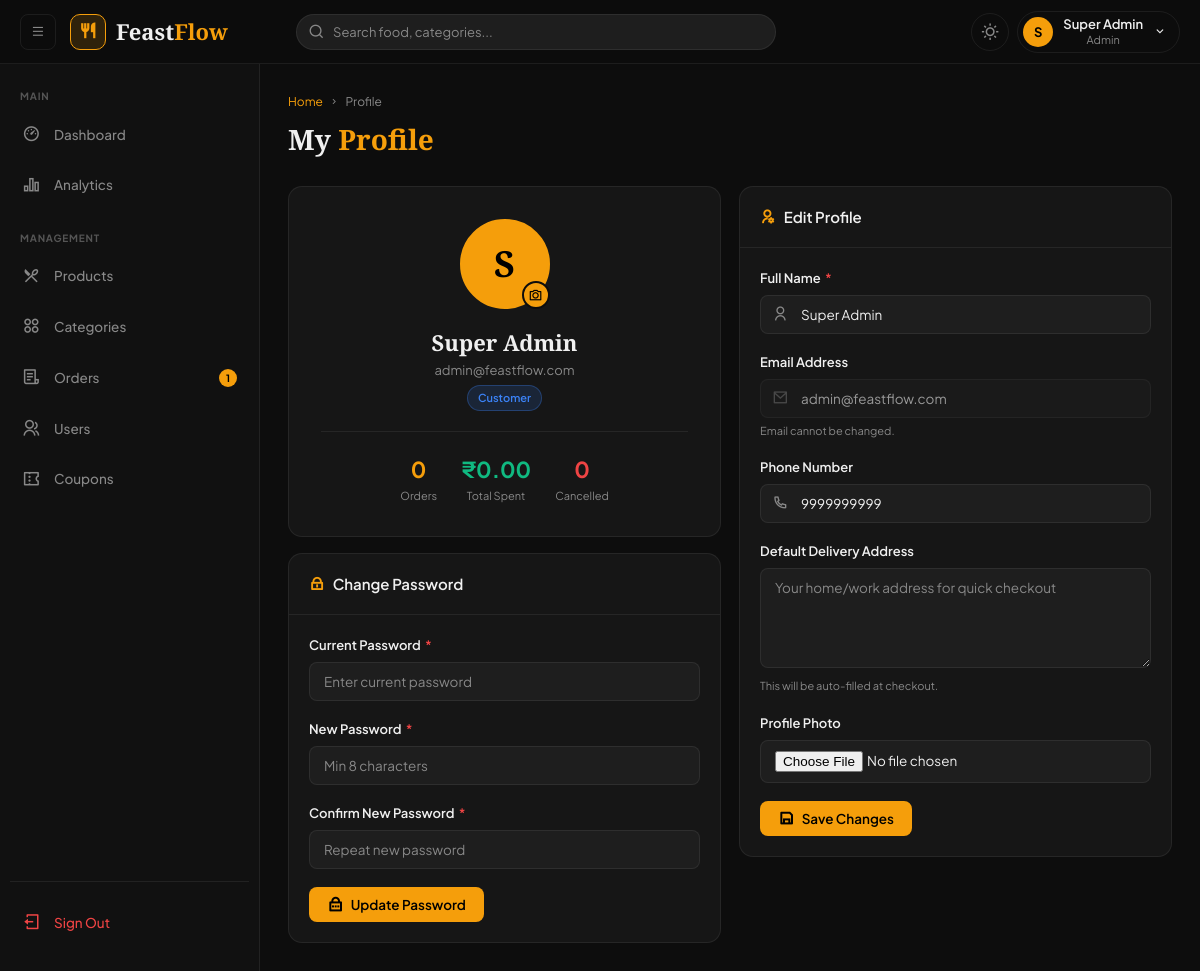
/customer/profile.php (signed in), run on the app's committed database.
### tables this page shows
CREATE TABLE IF NOT EXISTS `users` (
    `id`              INT UNSIGNED    NOT NULL AUTO_INCREMENT,
    `name`            VARCHAR(100)    NOT NULL,
    `email`           VARCHAR(150)    NOT NULL UNIQUE,
    `password_hash`   VARCHAR(255)    NOT NULL,
    `role`            ENUM('admin','customer') NOT NULL DEFAULT 'customer',
    `phone`           VARCHAR(20)     NULL,
    `address`         TEXT            NULL,
    `avatar`          VARCHAR(255)    NULL,
    `status`          ENUM('active','inactive','banned') NOT NULL DEFAULT 'active',
    `login_attempts`  TINYINT         NOT NULL DEFAULT 0,
    `locked_until`    TIMESTAMP       NULL,
    `last_login`      TIMESTAMP       NULL,
    `created_at`      TIMESTAMP       NOT NULL DEFAULT CURRENT_TIMESTAMP,
    `updated_at`      TIMESTAMP       NOT NULL DEFAULT CURRENT_TIMESTAMP ON UPDATE CURRENT_TIMESTAMP,
    PRIMARY KEY (`id`),
    INDEX `idx_email` (`email`),
    INDEX `idx_role`  (`role`),
    INDEX `idx_status`(`status`)
);

### includes/auth.php (called while the page is built, shortened)
<?php
function isLoggedIn(): bool {
    return !empty($_SESSION['user_id']);
}
function currentUser(): ?array {
    $stmt = getPDO()->prepare("SELECT * FROM users WHERE id = ?");
    $stmt->execute([$_SESSION['user_id']]);
    return $stmt->fetch() ?: null;
}

### config/database.php (called while the page is built, shortened)
<?php
function getPDO(): PDO {
    static $pdo = null;
    if ($pdo === null) {
        $dsn = "mysql:host=".DB_HOST.";dbname=".DB_NAME.";charset=".DB_CHARSET;
        $opts = [
            PDO::ATTR_ERRMODE            => PDO::ERRMODE_EXCEPTION,
            PDO::ATTR_DEFAULT_FETCH_MODE => PDO::FETCH_ASSOC,
            PDO::ATTR_EMULATE_PREPARES   => false,
        ];
        try {
            $pdo = new PDO($dsn, DB_USER, DB_PASS, $opts);
        } catch (PDOException $e) {
            error_log("DB Error: " . $e->getMessage());
            die(json_encode(['error' => 'Database connection failed.']));
        }
    }
    return $pdo;
}

### includes/functions.php (called while the page is built, shortened)
<?php
function formatPrice(float $price): string {
    return '₹' . number_format($price, 2);
}
function sanitize(string $str): string {
    return htmlspecialchars(trim($str), ENT_QUOTES, 'UTF-8');
}

### customer/profile.php (the view, shortened to what this page needs)
<?php
require_once __DIR__ . '/../includes/auth.php';
require_once __DIR__ . '/../includes/functions.php';
$userId = (int)$_SESSION['user_id'];
$user   = currentUser();
$pdo = getPDO();
$stats['orders']    = $pdo->prepare("SELECT COUNT(*) FROM orders WHERE user_id=?"); $stats['orders']->execute([$userId]); $stats['orders'] = $stats['orders']->fetchColumn();
$stats['spent']     = $pdo->prepare("SELECT COALESCE(SUM(total),0) FROM orders WHERE user_id=? AND status='delivered'"); $stats['spent']->execute([$userId]); $stats['spent'] = $stats['spent']->fetchColumn();
$stats['cancelled'] = $pdo->prepare("SELECT COUNT(*) FROM orders WHERE user_id=? AND status='cancelled'"); $stats['cancelled']->execute([$userId]); $stats['cancelled'] = $stats['cancelled']->fetchColumn();
include __DIR__ . '/../includes/header.php';
?>
<div class="page-header">
  <div>
    <div class="breadcrumb"><a href="<?= APP_URL ?>/customer/dashboard.php">Home</a><i class="ri-arrow-right-s-line"></i>Profile</div>
    <h1 class="page-title">My <span>Profile</span></h1>
  </div>
</div>
<div class="grid-2" style="gap:18px;align-items:start">
  <div>
    <div class="card mb-16">
      <div class="card-body" style="text-align:center;padding:32px">
        <div style="position:relative;display:inline-block;margin-bottom:16px">
          <div style="width:90px;height:90px;border-radius:50%;background:var(--amber);display:grid;place-items:center;font-family:var(--font-display);font-size:36px;font-weight:700;color:#000;overflow:hidden;border:3px solid var(--amber);margin:0 auto">
            <?php if ($user['avatar']): ?>
            <img src="<?= APP_URL ?>/assets/uploads/products/<?= sanitize($user['avatar']) ?>" style="width:100%;height:100%;object-fit:cover" id="avatarPreview">
            <?php else: ?>
            <span id="avatarInitial"><?= strtoupper(substr($user['name'],0,1)) ?></span>
            <?php endif; ?>
          </div>
          <label style="position:absolute;bottom:0;right:0;width:28px;height:28px;background:var(--amber);border-radius:50%;display:grid;place-items:center;cursor:pointer;border:2px solid var(--bg)">
            <i class="ri-camera-line" style="font-size:14px;color:#000"></i>
          </label>
        </div>
        <div style="font-family:var(--font-display);font-size:22px;font-weight:700"><?= sanitize($user['name']) ?></div>
        <div style="color:var(--text-muted);font-size:13px"><?= sanitize($user['email']) ?></div>
        <div style="margin-top:4px"><span class="badge badge-info">Customer</span></div>
        <div style="display:flex;justify-content:center;gap:24px;margin-top:20px;padding-top:20px;border-top:1px solid var(--border)">
          <div style="text-align:center"><div style="font-size:22px;font-weight:700;color:var(--amber)"><?= $stats['orders'] ?></div><div style="font-size:11px;color:var(--text-muted)">Orders</div></div>
          <div style="text-align:center"><div style="font-size:22px;font-weight:700;color:var(--green)"><?= formatPrice((float)$stats['spent']) ?></div><div style="font-size:11px;color:var(--text-muted)">Total Spent</div></div>
          <div style="text-align:center"><div style="font-size:22px;font-weight:700;color:var(--red)"><?= $stats['cancelled'] ?></div><div style="font-size:11px;color:var(--text-muted)">Cancelled</div></div>
        </div>
      </div>
    </div>
    <div class="card">
      <div class="card-header"><div class="card-title"><i class="ri-lock-line"></i>Change Password</div></div>
      <div class="card-body">
        <form method="POST">
          <div class="form-group">
            <label class="form-label">Current Password <span class="req">*</span></label>
            <input type="password" name="current_password" class="form-control" placeholder="Enter current password" required>
          </div>
          <div class="form-group">
            <label class="form-label">New Password <span class="req">*</span></label>
            <input type="password" name="new_password" class="form-control" placeholder="Min 8 characters" required>
          </div>
          <div class="form-group">
            <label class="form-label">Confirm New Password <span class="req">*</span></label>
            <input type="password" name="confirm_password" class="form-control" placeholder="Repeat new password" required>
          </div>
          <button type="submit" class="btn btn-primary"><i class="ri-lock-password-line"></i> Update Password</button>
        </form>
      </div>
    </div>
  </div>
  <div class="card">
    <div class="card-header"><div class="card-title"><i class="ri-user-settings-line"></i>Edit Profile</div></div>
    <div class="card-body">
      <form method="POST" enctype="multipart/form-data">
        <div class="form-group">
          <label class="form-label">Full Name <span class="req">*</span></label>
          <div class="input-group"><i class="input-icon ri-user-line"></i>
            <input type="text" name="name" class="form-control" value="<?= sanitize($user['name']) ?>" required>
          </div>
        </div>
        <div class="form-group">
          <label class="form-label">Email Address</label>
          <div class="input-group"><i class="input-icon ri-mail-line"></i>
            <input type="email" class="form-control" value="<?= sanitize($user['email']) ?>" disabled style="opacity:0.6">
          </div>
          <div class="form-hint">Email cannot be changed.</div>
        </div>
        <div class="form-group">
          <label class="form-label">Phone Number</label>
          <div class="input-group"><i class="input-icon ri-phone-line"></i>
            <input type="tel" name="phone" class="form-control" value="<?= sanitize($user['phone']??'') ?>" placeholder="10-digit phone number">
          </div>
        </div>
        <div class="form-group">
          <label class="form-label">Default Delivery Address</label>
          <textarea name="address" class="form-control" rows="3" placeholder="Your home/work address for quick checkout"><?= sanitize($user['address']??'') ?></textarea>
          <div class="form-hint">This will be auto-filled at checkout.</div>
        </div>
        <div class="form-group">
          <label class="form-label">Profile Photo</label>
          <input type="file" name="avatar" class="form-control" accept="image/*" id="avatarFormInput">
        </div>
        <button type="submit" class="btn btn-primary"><i class="ri-save-line"></i> Save Changes</button>
      </form>
    </div>
  </div>
</div>
<?php include __DIR__ . '/../includes/footer.php'; ?>

### assets/css/style.css (style rules this page uses)
:root { --amber: #f59e0b; --amber-light: #fbbf24; --amber-dark: #d97706; --amber-glow: rgba(245, 158, 11, 0.15); --red: #ef4444; --green: #10b981; --blue: #3b82f6; --purple: #8b5cf6; --font-display: 'Playfair Display', Georgia, serif; --font-body: 'Plus Jakarta Sans', sans-serif; --transition: 0.2s ease; --transition-slow: 0.35s cubic-bezier(.4,0,.2,1); --shadow-sm: 0 1px 3px rgba(0,0,0,0.12); --shadow-md: 0 4px 16px rgba(0,0,0,0.18); --shadow-lg: 0 8px 32px rgba(0,0,0,0.24); --shadow-glow: 0 0 20px rgba(245,158,11,0.25); --sidebar-w: 260px; --topbar-h: 64px; --radius: 14px; --radius-sm: 8px; }
[data-theme="dark"] { --bg: #0d0d0d; --bg-card: #161616; --bg-input: #1e1e1e; --bg-hover: #1a1a1a; --bg-sidebar: #111111; --border: rgba(255,255,255,0.07); --border-focus: var(--amber); --text: #f0f0f0; --text-muted: #888888; --text-light: #555555; --topbar-bg: rgba(13,13,13,0.95); --overlay: rgba(0,0,0,0.6); }
*, *::before, *::after { box-sizing: border-box; margin: 0; padding: 0; }
html { scroll-behavior: smooth; }
body { font-family: var(--font-body); background: var(--bg); color: var(--text); font-size: 14px; line-height: 1.6; min-height: 100vh; transition: background var(--transition-slow), color var(--transition-slow); }
a { text-decoration: none; color: inherit; }
button { cursor: pointer; font-family: var(--font-body); }
input, select, textarea { font-family: var(--font-body); }
.page-header { margin-bottom: 24px; display: flex; align-items: flex-start; justify-content: space-between; flex-wrap: wrap; gap: 12px; }
.page-title { font-family: var(--font-display); font-size: 28px; font-weight: 700; }
.page-title span { color: var(--amber); }
.breadcrumb { display: flex; align-items: center; gap: 6px; font-size: 12px; color: var(--text-muted); margin-bottom: 6px; }
.breadcrumb a { color: var(--amber); }
.breadcrumb i { font-size: 10px; }
.card { background: var(--bg-card); border: 1px solid var(--border); border-radius: var(--radius); overflow: hidden; transition: background var(--transition-slow), border-color var(--transition); }
.card-header { padding: 18px 20px; border-bottom: 1px solid var(--border); display: flex; align-items: center; justify-content: space-between; gap: 12px; }
.card-title { font-size: 15px; font-weight: 600; display: flex; align-items: center; gap: 8px; }
.card-title i { color: var(--amber); }
.card-body { padding: 20px; }
.badge { display: inline-flex; align-items: center; gap: 4px; padding: 3px 10px; border-radius: 50px; font-size: 11px; font-weight: 600; white-space: nowrap; }
.badge-info { background: rgba(59,130,246,0.15); color: var(--blue); border: 1px solid rgba(59,130,246,0.3); }
.btn { display: inline-flex; align-items: center; gap: 7px; padding: 9px 18px; border-radius: var(--radius-sm); font-size: 13.5px; font-weight: 600; border: none; cursor: pointer; transition: all var(--transition); white-space: nowrap; text-decoration: none; }
.btn i { font-size: 16px; }
.btn-primary { background: var(--amber); color: #000; }
.form-group { margin-bottom: 18px; }
.form-label { display: block; font-size: 13px; font-weight: 600; margin-bottom: 6px; color: var(--text); }
.form-label .req { color: var(--red); margin-left: 2px; }
.form-control { width: 100%; padding: 10px 14px; background: var(--bg-input); border: 1px solid var(--border); border-radius: var(--radius-sm); color: var(--text); font-size: 13.5px; transition: all var(--transition); }
.form-control::placeholder { color: var(--text-muted); }
textarea.form-control { resize: vertical; min-height: 100px; }
.input-group { position: relative; }
.input-group .form-control { padding-left: 40px; }
.input-group .input-icon { position: absolute; left: 12px; top: 50%; transform: translateY(-50%); color: var(--text-muted); font-size: 16px; }
.form-hint { font-size: 11px; color: var(--text-muted); margin-top: 4px; }
.mb-16 { margin-bottom: 16px; }
.grid-2 { display: grid; grid-template-columns: 1fr 1fr; gap: 16px; }

### data on the page
users: name "S", name "Super Admin", email "admin@feastflow.com", phone "9999999999"

### other printed values
substr($_SESSION['user_name'] ?? 'U', 0, 1) "S"
$_SESSION['user_name'] "Super Admin"
$_SESSION['user_role'] "Admin"
$pending "1"
$stats['orders'] "0"
formatPrice((float)$stats['spent']) "₹0.00"
$stats['cancelled'] "0"
